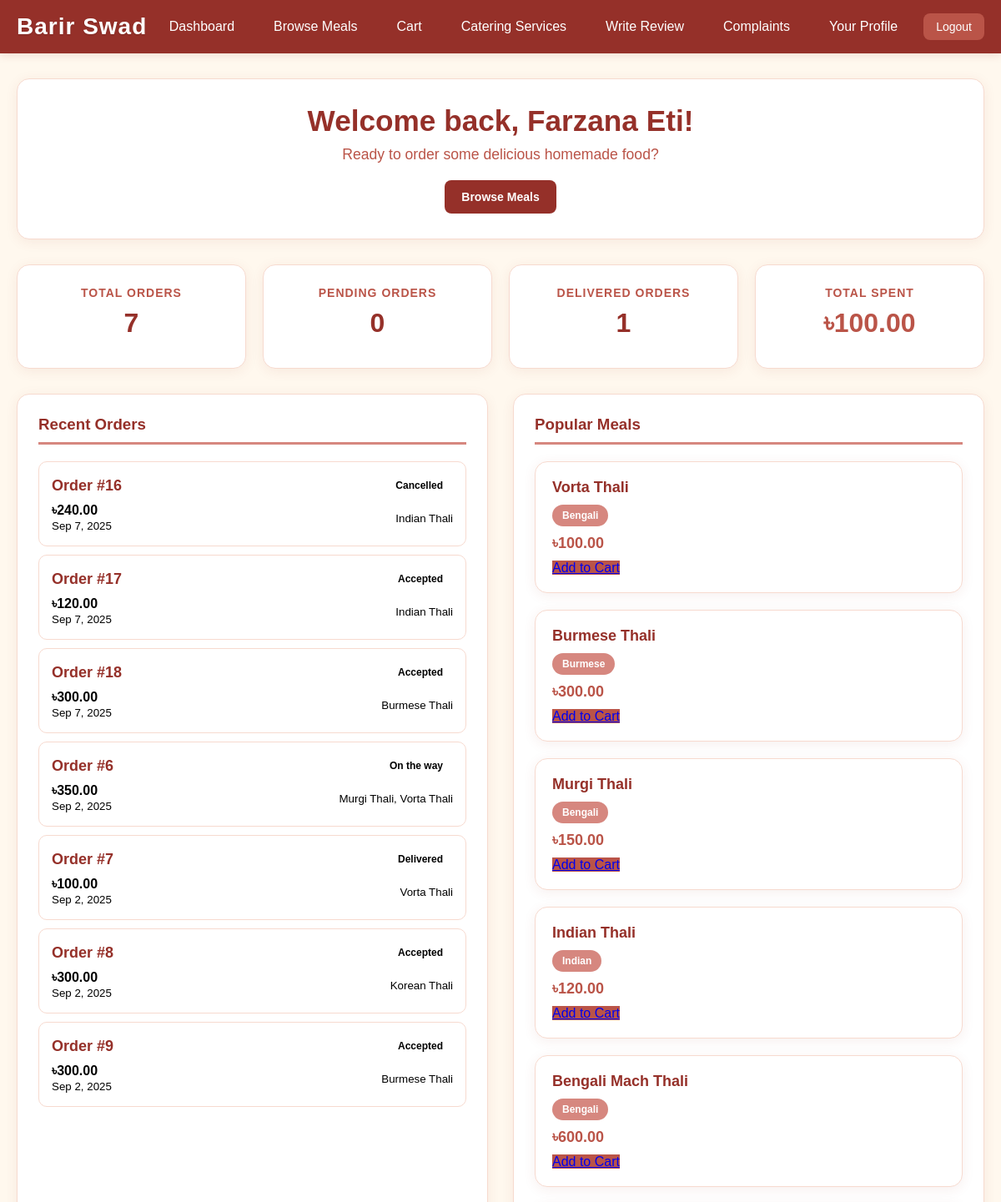
Page /customer_dashboard.php (signed in, upper part) on the earlier database version.
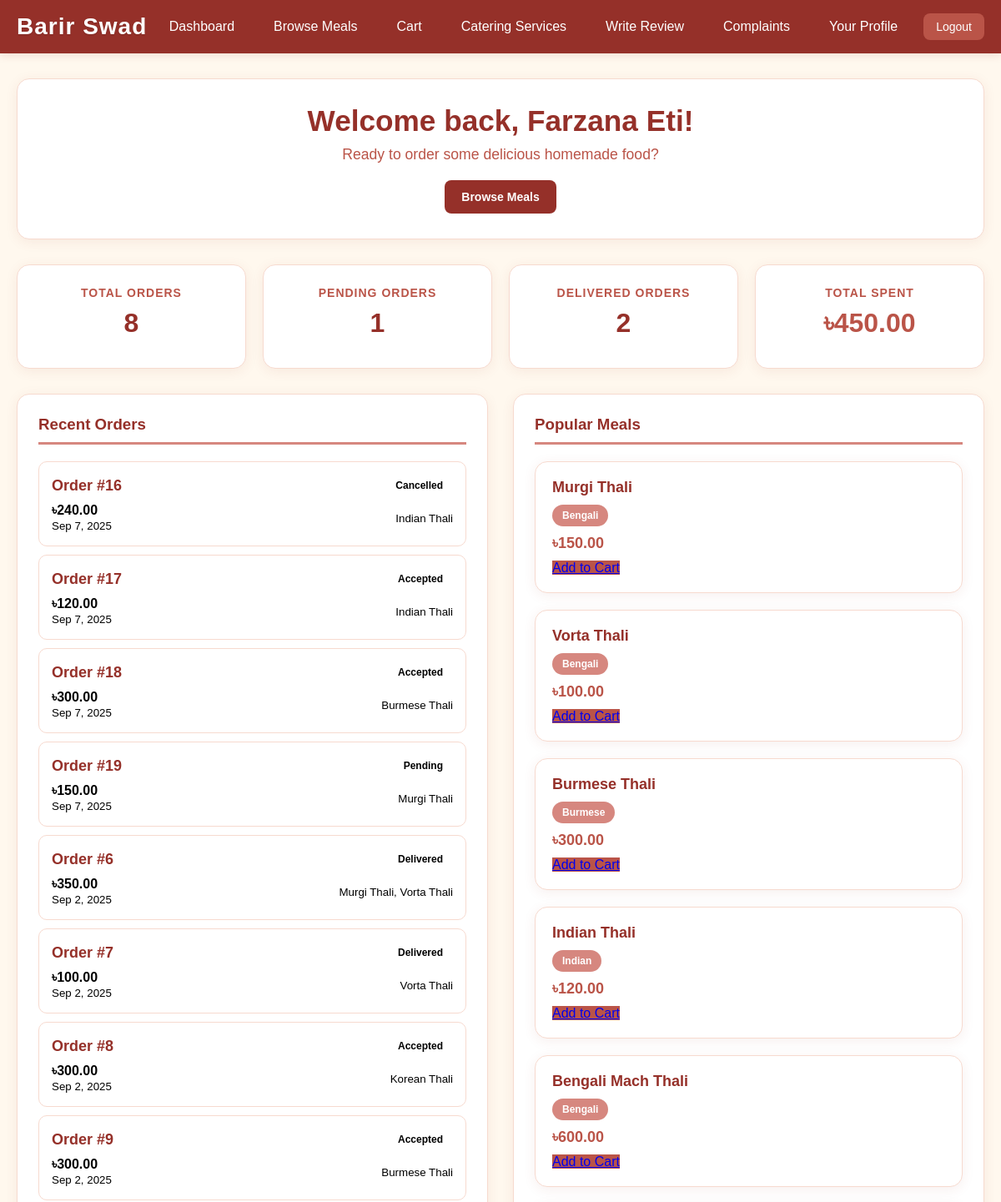
Same page on the later database version.
### tables this page shows
CREATE TABLE `orders` (
  `OrderID` int(11) NOT NULL,
  `Customer_ID` int(10) NOT NULL,
  `Cost` decimal(10,2) NOT NULL,
  `Status` enum('Pending','On the way','Accepted','Delivered','Cancelled') NOT NULL DEFAULT 'Pending',
  `Date` date NOT NULL
);

CREATE TABLE `meal` (
  `Meal_ID` int(10) NOT NULL,
  `Name` varchar(100) NOT NULL,
  `Description` text NOT NULL,
  `Proportion` varchar(50) NOT NULL,
  `Pricing` decimal(10,2) NOT NULL,
  `Cuisine` varchar(50) NOT NULL,
  `Status` enum('Available','Takes Time','Unavailable') DEFAULT 'Takes Time'
);

### customer_dashboard.php (the view, shortened to what the changed rows need)
<?php
require 'dbconnect.php';
$customer_id = $_SESSION['user_id'];
$customer_name = $_SESSION['user_name'];
$recent_orders_sql = "
    SELECT
        o.OrderID,
        o.Cost,
        o.Status,
        o.Date,
        GROUP_CONCAT(m.Name SEPARATOR ', ') as Meals
    FROM orders o
    LEFT JOIN orders_have_meal ohm ON o.OrderID = ohm.OrderID
    LEFT JOIN meal m ON ohm.M_ID = m.Meal_ID
    WHERE o.Customer_ID = ?
    GROUP BY o.OrderID, o.Cost, o.Status, o.Date
    ORDER BY o.Date DESC
    LIMIT 20
";
$stmt = $conn->prepare($recent_orders_sql);
$stmt->bind_param("i", $customer_id);
$stmt->execute();
$recent_orders = $stmt->get_result();
$stats = [];
$result = $conn->query("SELECT COUNT(*) as count FROM orders WHERE Customer_ID = $customer_id");
$stats['total_orders'] = $result->fetch_assoc()['count'];
$result = $conn->query("SELECT COUNT(*) as count FROM orders WHERE Customer_ID = $customer_id AND Status = 'Pending'");
$stats['pending_orders'] = $result->fetch_assoc()['count'];
$result = $conn->query("SELECT COUNT(*) as count FROM orders WHERE Customer_ID = $customer_id AND Status = 'Delivered'");
$stats['delivered_orders'] = $result->fetch_assoc()['count'];
$result = $conn->query("SELECT SUM(Cost) as total FROM orders WHERE Customer_ID = $customer_id AND Status = 'Delivered'");
$stats['total_spent'] = $result->fetch_assoc()['total'] ?? 0;
$popular_meals = $conn->query("
    SELECT m.*, COUNT(ohm.M_ID) as order_count
    FROM meal m
    LEFT JOIN orders_have_meal ohm ON m.Meal_ID = ohm.M_ID
    GROUP BY m.Meal_ID, m.Name, m.Description, m.`Pricing`, m.Cuisine
    ORDER BY order_count DESC, m.Name
    LIMIT 50
");
?>
<!DOCTYPE html>
<html lang="en">
<head>
    <link rel="stylesheet" href="styles.css">
</head>
<body>
    <div class="container">
        <div class="welcome-section">
            <h1>Welcome back, <?= htmlspecialchars($customer_name) ?>!</h1>
        </div>
        <div class="stats-grid">
            <div class="stat-card">
                <h3>Total Orders</h3>
                <div class="number"><?= $stats['total_orders'] ?></div>
            </div>
            <div class="stat-card">
                <h3>Pending Orders</h3>
                <div class="number"><?= $stats['pending_orders'] ?></div>
            </div>
            <div class="stat-card">
                <h3>Delivered Orders</h3>
                <div class="number"><?= $stats['delivered_orders'] ?></div>
            </div>
            <div class="stat-card money">
                <h3>Total Spent</h3>
                <div class="number">৳<?= number_format($stats['total_spent'], 2) ?></div>
            </div>
        </div>
        <div class="dashboard-sections">
            <div class="section-card">
                <?php if ($recent_orders->num_rows > 0): ?>
                    <?php while($order = $recent_orders->fetch_assoc()): ?>
                        <div class="order-item">
                            <div class="order-header">
                                <span class="order-id">Order #<?= $order['OrderID'] ?></span>
                                <span class="order-status <?= strtolower(str_replace(' ', '-', $order['Status'])) ?>">
                                    <?= $order['Status'] ?>
                                </span>
                            </div>
                            <div style="display: flex; justify-content: space-between; align-items: center;">
                                <div>
                                    <strong>৳<?= number_format($order['Cost'], 2) ?></strong><br>
                                    <small><?= date('M j, Y', strtotime($order['Date'])) ?></small>
                                </div>
                                <div style="text-align: right; max-width: 200px;">
                                    <small><?= $order['Meals'] ? htmlspecialchars($order['Meals']) : 'No meals listed' ?></small>
                                </div>
                            </div>
                        </div>
                    <?php endwhile; ?>
                <?php else: ?>
                    <p style="text-align: center; color: #666;">No orders yet. <a href="meal.php" style="color: #667eea;">Start by browsing our meals!</a></p>
                <?php endif; ?>
            </div>
            <div class="section-card">
                <?php if ($popular_meals->num_rows > 0): ?>
                    <div class="meal-grid">
                        <?php while($meal = $popular_meals->fetch_assoc()): ?>
                            <div class="meal-card">
                                <h4><?= htmlspecialchars($meal['Name']) ?></h4>
                                <div class="meal-cuisine"><?= htmlspecialchars($meal['Cuisine']) ?></div>
                                <div class="meal-price">৳<?= number_format($meal['Pricing'], 2) ?></div>
                                <a href="add_to_cart.php?meal_id=<?= $meal['Meal_ID'] ?>" class="btn-order">Add to Cart</a>
                            </div>
                        <?php endwhile; ?>
                    </div>
                <?php else: ?>
                    <p style="text-align: center; color: #666;">No meals available at the moment.</p>
                <?php endif; ?>
            </div>
        </div>
    </div>
</body>
</html>

Differences in the rows shown:
added orders: OrderID "19", Status "Pending", Cost "150.00", Date "Sep 7, 2025", Meals "Murgi Thali"
changed orders id 6: Status "On the way" → "Delivered"
shown differently, row unchanged: meal "Murgi Thali": moves up the list
Other differences:
$stats['total_orders']: "7" → "8"
$stats['pending_orders']: "0" → "1"
$stats['delivered_orders']: "1" → "2"
$stats['total_spent']: "100.00" → "450.00"
